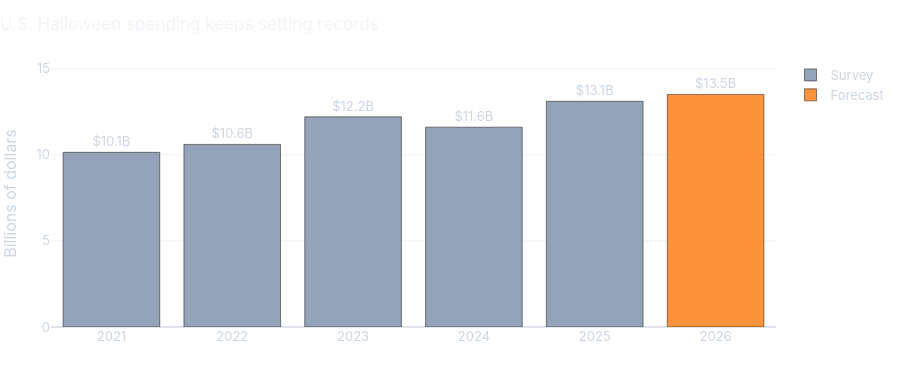

The code cell stored with this chart in its notebook:
### Markdown cell above
## 1. The size of the night

The NRF has surveyed Halloween spending every year for two decades. The last six years:

| Year | Total spending | Note |
| --- | --- | --- |
| 2021 | $10.1 billion | |
| 2022 | $10.6 billion | |
| 2023 | $12.2 billion | Record at the time |
| 2024 | $11.6 billion | A dip |
| 2025 | $13.1 billion | Record |
| 2026 | $13.5 billion | Forecast, from a survey of 7,889 adults taken September 1 to 9 |

This year's survey also found that 74% of Americans plan to celebrate, about half started shopping in September or earlier, and 79% expect tariffs to push Halloween prices up.

### Code cell
# NRF annual Halloween surveys (Prosper Insights & Analytics); 2026 is a forecast
nrf = pd.DataFrame({
    "year": ["2021", "2022", "2023", "2024", "2025", "2026"],
    "billions": [10.14, 10.6, 12.2, 11.6, 13.1, 13.5],
})
nrf["kind"] = np.where(nrf["year"] == "2026", "Forecast", "Survey")

nrf_fig = px.bar(
    nrf, x="year", y="billions", color="kind", text="billions",
    color_discrete_map={"Survey": COLORS["Everything else"], "Forecast": COLORS["Halloween"]},
    title="U.S. Halloween spending keeps setting records",
    labels={"year": "", "billions": "Billions of dollars", "kind": ""},
)
nrf_fig.update_traces(texttemplate="$%{text:.1f}B", textposition="outside", hovertemplate="%{x}: $%{y:.1f} billion<extra></extra>")
nrf_fig.update_layout(yaxis_range=[0, 15.5], height=380)
nrf_fig.show()

### Figure 1 — Plotly figure (JSON) as saved in the notebook; plotly's stock layout.template omitted (floating-point values rounded to 4 significant figures)
{"data": [{"hovertemplate": "%{x}: $%{y:.1f} billion<extra></extra>", "legendgroup": "Survey", "marker": {"color": "#94a3b8", "pattern": {"shape": ""}}, "name": "Survey", "orientation": "v", "showlegend": true, "text": [10.14, 10.6, 12.2, 11.6, 13.1], "textposition": "outside", "texttemplate": "$%{text:.1f}B", "type": "bar", "x": ["2021", "2022", "2023", "2024", "2025"], "xaxis": "x", "y": [10.14, 10.6, 12.2, 11.6, 13.1], "yaxis": "y"}, {"hovertemplate": "%{x}: $%{y:.1f} billion<extra></extra>", "legendgroup": "Forecast", "marker": {"color": "#fb923c", "pattern": {"shape": ""}}, "name": "Forecast", "orientation": "v", "showlegend": true, "text": [13.5], "textposition": "outside", "texttemplate": "$%{text:.1f}B", "type": "bar", "x": ["2026"], "xaxis": "x", "y": [13.5], "yaxis": "y"}], "layout": {"barmode": "relative", "height": 380, "legend": {"title": {"text": ""}, "tracegroupgap": 0}, "title": {"text": "U.S. Halloween spending keeps setting records"}, "xaxis": {"anchor": "y", "domain": [0.0, 1.0], "title": {"text": ""}}, "yaxis": {"anchor": "x", "domain": [0.0, 1.0], "range": [0, 15.5], "title": {"text": "Billions of dollars"}}}}
